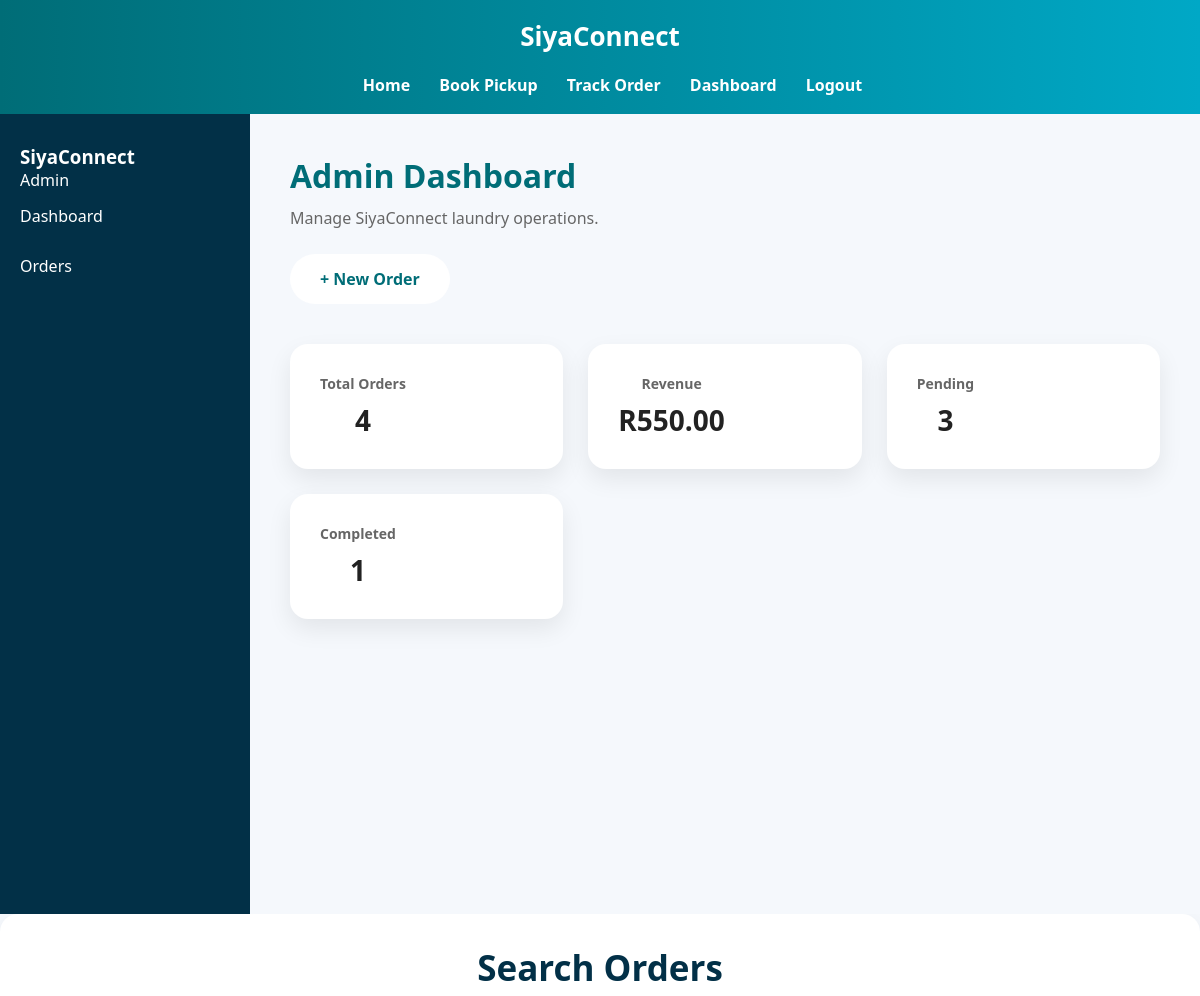
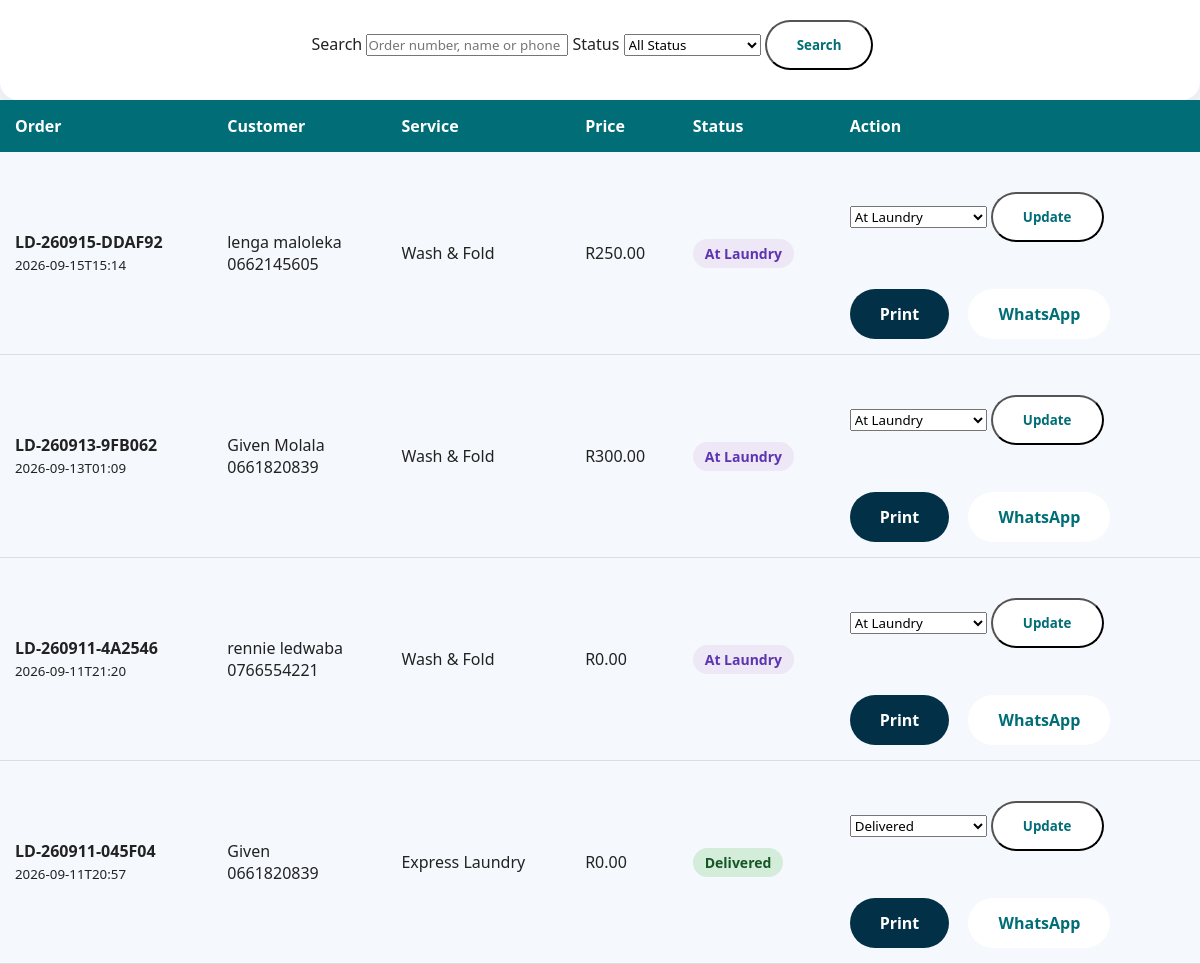
The page /admin (signed in) on the database its author committed (2 pictures, top to bottom).
### tables this page shows
CREATE TABLE orders (

        id INTEGER PRIMARY KEY AUTOINCREMENT,
        order_no TEXT UNIQUE NOT NULL,
        customer_name TEXT NOT NULL,
        phone TEXT NOT NULL,
        address TEXT NOT NULL,
        pickup_date TEXT NOT NULL,
        pickup_time TEXT NOT NULL,
        service TEXT NOT NULL,
        estimated_kg REAL DEFAULT 0,
        price REAL DEFAULT 0,
        payment_method TEXT,
        status TEXT DEFAULT 'Pickup Requested',
        notes TEXT,
        created_at TEXT,
        user_id INTEGER
    );

### app.py (the view, shortened to what this page needs)
@app.route("/admin")
def admin():
    if "username" not in session:
        return redirect(url_for("login"))
    if session["role"] != "Admin":
        return "Access Denied",403
    search = request.args.get("search","").strip()
    status = request.args.get("status","")
    conn = db()
    query = """
    SELECT * FROM orders
    WHERE 1=1
    """
    params = []
    if status:
        query += """
        AND status=?
        """
        params.append(status)
    query += """
    ORDER BY id DESC
    """
    orders = conn.execute(
        query,
        params
    ).fetchall()
    total_orders = conn.execute(
        """
        SELECT COUNT(*) FROM orders
        """
    ).fetchone()[0]
    total_revenue = conn.execute(
        """
        SELECT SUM(price) FROM orders
        """
    ).fetchone()[0] or 0
    pending_orders = conn.execute(
        """
        SELECT COUNT(*)
        FROM orders
        WHERE status != 'Delivered'
        """
    ).fetchone()[0]
    completed_orders = conn.execute(
        """
        SELECT COUNT(*)
        FROM orders
        WHERE status='Delivered'
        """
    ).fetchone()[0]
    conn.close()
    return render_template(
        "admin.html",
        orders=orders,
        total_orders=total_orders,
        total_revenue=total_revenue,
        pending_orders=pending_orders,
        completed_orders=completed_orders,
        search=search,
        status=status
)

### app.py (called while the page is built)
def db():
    conn = sqlite3.connect(DB_PATH)
    conn.row_factory = sqlite3.Row
    return conn

### templates/admin.html (shortened to what this page needs)
{% extends "base.html" %}
{% block content %}
<div class="admin-head">
<div>
<h1> Admin Dashboard</h1>
<p class="muted">
Manage SiyaConnect laundry operations.
</p>
</div>
<a class="button" href="{{ url_for('order') }}">
+ New Order
</a>
</div>
<div class="dashboard-cards">
<div class="card stat-card">
<div>
<h3>Total Orders</h3>
<p>{{ total_orders }}</p>
</div>
</div>
<div class="card stat-card">
<div>
<h3>Revenue</h3>
<p>R{{ "%.2f"|format(total_revenue) }}</p>
</div>
</div>
<div class="card stat-card">
<div>
<h3>Pending</h3>
<p>{{ pending_orders }}</p>
</div>
</div>
<div class="card stat-card">
<div>
<h3>Completed</h3>
<p>{{ completed_orders }}</p>
</div>
</div>
</div>
</div>
<div class="card">
<h2>Search Orders</h2>
<form class="form" method="get">
<label>
Search
<input
type="text"
name="search"
value="{{ search }}"
placeholder="Order number, name or phone">
</label>
<label>
Status
<select name="status">
<option value="">
All Status
</option>
</select>
</label>
<button class="button">
Search
</button>
</form>
</div>
<div class="table-wrap">
<table>
<thead>
<tr>
<th>Order</th>
<th>Customer</th>
<th>Service</th>
<th>Price</th>
<th>Status</th>
<th>Action</th>
</tr>
</thead>
<tbody>
{% if orders %}
{% for order in orders %}
<tr>
<td>
<strong>
{{ order.order_no }}
</strong>
<br>
<small>
{{ order.created_at }}
</small>
</td>
<td>
{{ order.customer_name }}
<br>
{{ order.phone }}
</td>
<td>
{{ order.service }}
</td>
<td>
R{{ "%.2f"|format(order.price) }}
</td>
<td>
{% if order.status == "Pickup Requested" %}
<span class="status pickup">
{{ order.status }}
</span>
{% elif order.status == "Collected" %}
<span class="status collected">
{{ order.status }}
</span>
{% elif order.status == "At Laundry" %}
<span class="status laundry">
{{ order.status }}
</span>
{% elif order.status == "Ready for Delivery" %}
<span class="status ready">
{{ order.status }}
</span>
{% elif order.status == "Out for Delivery" %}
<span class="status delivery">
{{ order.status }}
</span>
{% elif order.status == "Delivered" %}
<span class="status delivered">
{{ order.status }}
</span>
{% elif order.status == "Cancelled" %}
<span class="status cancelled">
{{ order.status }}
</span>
{% endif %}
</td>
<td>
<form action="{{ url_for('update_status', order_id=order.id) }}" method="post">
<select name="status">
<option>
{{ order.status }}
</option>
</select>
<button class="button">
Update
</button>
</form>
<br>
<a class="button secondary"
href="{{ url_for('print_order', order_no=order.order_no) }}">
Print
</a>
<a class="button"
target="_blank"
href="https://wa.me/27{{ order.phone[1:] }}?text=Hi {{ order.customer_name }}, your SiyaConnect laundry order {{ order.order_no }} status is now {{ order.status }}. Thank you for choosing SiyaConnect.">
WhatsApp
</a>
</td>
</tr>
{% endfor %}
{% else %}
<tr>
<td colspan="6" style="text-align:center;">
No orders found.
</td>
</tr>
{% endif %}
</tbody>
</table>
</div>
{% endblock %}

### templates/base.html (shortened to what this page needs)
<!DOCTYPE html>
<html lang="en">
<head>
<link rel="stylesheet" href="{{ url_for('static', filename='style.css') }}">
</head>
<body>
<header class="topbar">
<div class="brand">
<h2>
 SiyaConnect
</h2>
</div>
<nav>
<a href="{{ url_for('home') }}">
Home
</a>
<a href="{{ url_for('order') }}">
Book Pickup
</a>
<a href="{{ url_for('track') }}">
Track Order
</a>
{% if session.get("username") %}
<a href="{{ url_for('staff') }}">
Dashboard
</a>
<a href="{{ url_for('logout') }}">
Logout
</a>
{% else %}
<a href="{{ url_for('login') }}">
Login
</a>
{% endif %}
</nav>
</header>
{% if session.get("username") %}
<div class="layout">
<aside class="sidebar">
<h3>
SiyaConnect
</h3>
<p>
{{ session.get("role") }}
</p>
<a href="{{ url_for('staff') }}">
Dashboard
</a>
{% if session.get("role") == "Admin" %}
<a href="{{ url_for('admin') }}">
Orders
</a>
{% endif %}
</aside>
{% endif %}
<main class="{% if session.get('username') %}content{% else %}public-content{% endif %}">
{% block content %}
{% endblock %}
</body>
</html>

### static/style.css (style rules this page uses)
* { box-sizing: border-box; margin: 0; padding: 0; font-family: "Segoe UI", Arial, sans-serif; }
body { background:#f5f8fc; color:#222; }
.topbar { background:linear-gradient(90deg,#006d77,#00a8c6); padding:18px 40px; display:flex; justify-content:space-between; align-items:center; color:white; box-shadow:0 5px 15px rgba(0,0,0,0.15); }
.brand h2 { font-size:26px; }
nav a { color:white; text-decoration:none; margin-left:25px; font-weight:600; transition:0.3s ease; }
.button { display:inline-block; margin-top:25px; margin-right:15px; padding:14px 30px; border-radius:30px; background:white; color:#006d77; text-decoration:none; font-weight:bold; }
.button.secondary { background:#023047; color:white; }
.dashboard-cards { display:grid; grid-template-columns:repeat(auto-fit,minmax(250px,1fr)); gap:25px; margin-top:40px; }
.card { background:white; padding:30px; border-radius:18px; box-shadow:0 10px 25px rgba(0,0,0,0.08); text-align:center; transition:0.3s ease; }
.card h3 { color:#006d77; margin-bottom:15px; }
.card h2 { font-size:35px; color:#023047; }
.layout { display:flex; min-height:calc(100vh - 80px); }
.sidebar { width:250px; background:#023047; padding:30px 20px; color:white; min-height:100vh; }
.sidebar a { display:block; color:white; text-decoration:none; padding:14px 0; }
.content { flex:1; padding:40px; background:#f5f8fc; }
.content h1 { color:#006d77; }
.status { display:inline-block; background:#00a8c6; color:white; padding:8px 16px; border-radius:20px; font-size:14px; font-weight:600; }
.topbar { flex-direction:column; gap:20px; text-align:center; }
table { width:100%; border-collapse:collapse; }
th { background:#006d77; color:white; padding:15px; text-align:left; }
td { padding:15px; border-bottom:1px solid #ddd; }
.muted { color:#666; margin-top:10px; }
.status { background:#00a8c6; color:white; padding:8px 15px; border-radius:20px; font-size:14px; font-weight:bold; }
.status { display:inline-block; padding:6px 12px; border-radius:20px; font-size:13px; font-weight:600; }
.status.laundry { background:#ede7f6; color:#5e35b1; }
.status.delivered { background:#d4edda; color:#155724; }
.stat-card { display:flex; align-items:center; gap:20px; }
.stat-card h3 { margin-bottom:8px; font-size:14px; color:#666; }
.stat-card p { font-size:28px; font-weight:700; margin:0; }
.status { background:#d4edda; color:#155724; padding:5px 12px; border-radius:20px; font-size:14px; font-weight:bold; }
.muted { color:#666; }

### rows shown on the page
orders: order_no "LD-260915-DDAF92", created_at "2026-09-15T15:14", customer_name "lenga maloleka", phone "0662145605", service "Wash & Fold", price "250.00", status "At Laundry"
orders: order_no "LD-260913-9FB062", created_at "2026-09-13T01:09", customer_name "Given Molala", phone "0661820839", service "Wash & Fold", price "300.00", status "At Laundry"
orders: order_no "LD-260911-4A2546", created_at "2026-09-11T21:20", customer_name "rennie ledwaba", phone "0766554221", service "Wash & Fold", price "0.00", status "At Laundry"
orders: order_no "LD-260911-045F04", created_at "2026-09-11T20:57", customer_name "Given", phone "0661820839", service "Express Laundry", price "0.00", status "Delivered"

### other values the page prints
{{ session.get("role") }} "Admin"
{{ total_orders }} "4"
{{ "%.2f"|format(total_revenue) }} "550.00"
{{ pending_orders }} "3"
{{ completed_orders }} "1"
